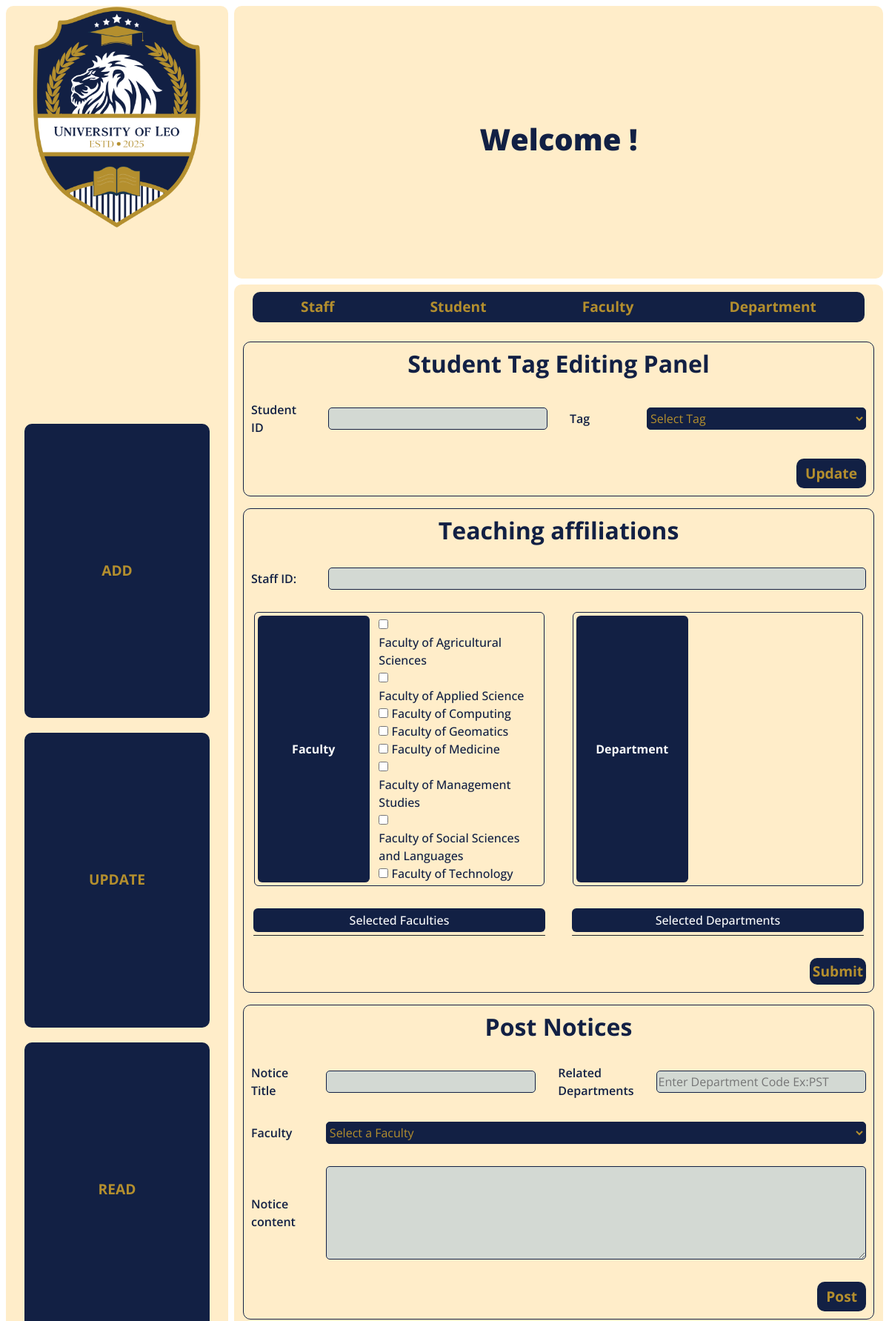
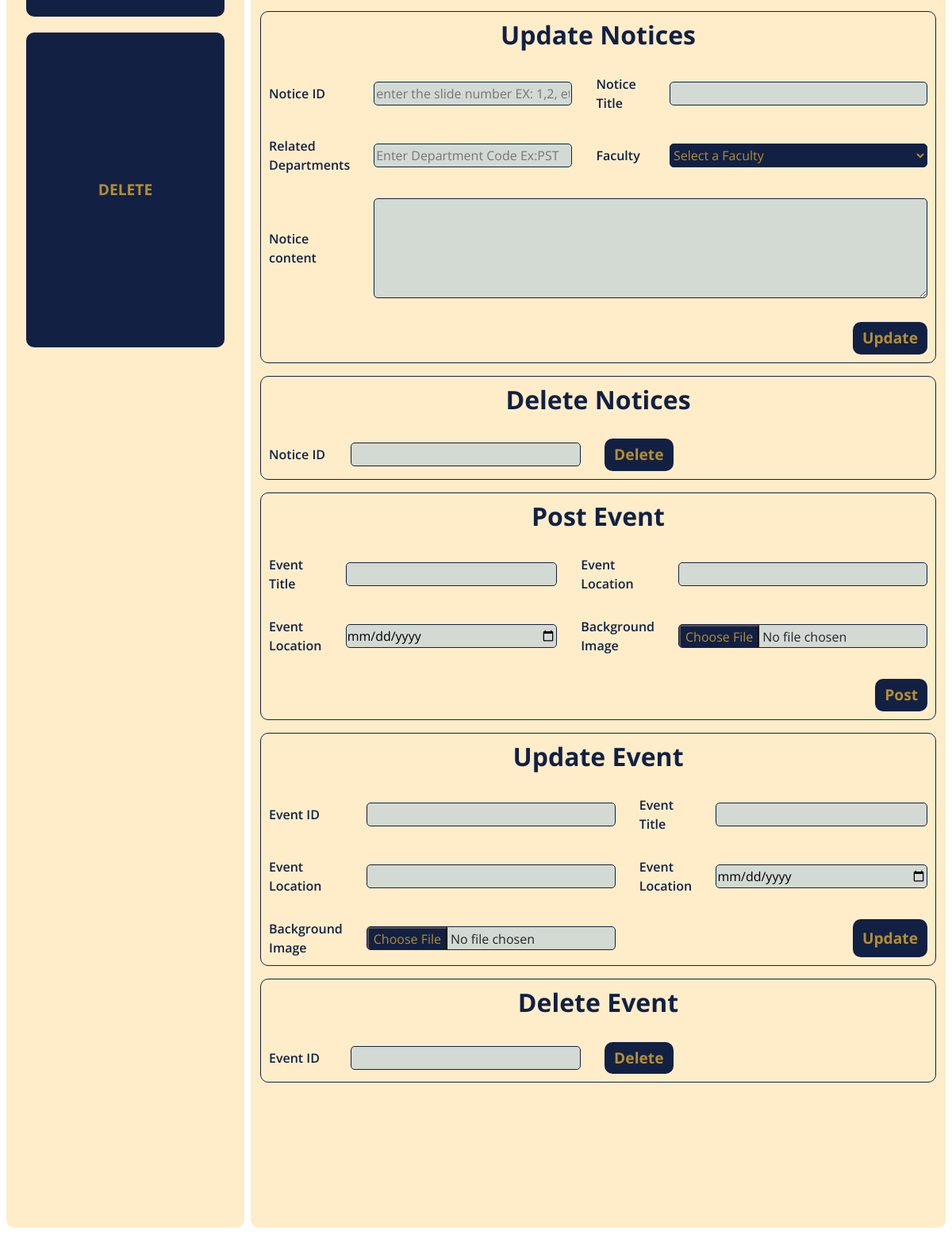
/admin/AdminPanal.php?landingPage, run on the app's committed database (2 pictures, top to bottom).
### tables this page shows
CREATE TABLE `faculty` (
  `faculty_id` varchar(5) NOT NULL,
  `facultyName` varchar(200) NOT NULL
);

### admin/landningPage.php (the view, shortened to what this page needs)
<?php
include('../Includes/function.php');
?>
<!DOCTYPE html>
<html lang="en">
<head>
  <link
    href="https://cdn.jsdelivr.net/npm/bootstrap@5.3.7/dist/css/bootstrap.min.css"
    rel="stylesheet"
 />
  <link rel="stylesheet" href="../style.css" />
</head>
<body class="main-1">
  <div class="container-fluid">
    <form action="" method="post" class="my-3 STUDENTS">
      <div class="formContainer">
        <h2 id="std-panel">Student Tag Editing Panel</h2>
        <label for="stdID STUDENTS">Student ID</label>
        <input class="mustFILL STUDENTS" type="text" name="stdID" id="stdID" />
        <label for="tag">Tag</label>
        <select name="tag" id="tag" class="mustFILL STUDENTS">
          <option value="0" selected hidden>Select Tag</option>
        </select>
        <button type="submit" name="submit-A" class="btn btn-dark submit-A submitButton" data-section="STUDENTS">
          Update
        </button>
      </div>
    </form>
    <form action="" method="post" class="my-3 STUDENTS">
      <div class="formContainer">
        <h2 id="std-panel">Teaching affiliations</h2>
        <label for="stf">Staff ID: </label>
        <input type="text" name="stf" id="stf" class="stfId">
        <div class="tradi-blue1-border mx-1 p-1 rounded checkBoxContainers row">
          <span class="d-flex align-items-center justify-content-center text-light tradi-blue1-bg rounded fw-bold col">Faculty</span>
          <div class="checkBoxContent row align-items-center col-8">
            <?php
            $selectQuery = "SELECT `faculty_id`, `facultyName` FROM `faculty`";
            $result = mysqli_query($con, $selectQuery);
            while ($row = mysqli_fetch_assoc($result)) {
              echo "
                      <div class='checkBox'>
                          <input type='checkbox' name='{$row['facultyName']}' id={$row['faculty_id']}   class='CheckBoX' value={$row['faculty_id']}>
                          <label class='tradi-blue1 fw-medium' for={$row['faculty_id']}>{$row['facultyName']}</label>
                      </div>
                  ";
            }
            ?>
          </div>
        </div>
        <div class="tradi-blue1-border mx-1 p-1 rounded checkBoxContainers row">
          <span class="d-flex align-items-center justify-content-center text-light tradi-blue1-bg rounded fw-bold col">Department</span>
          <div class="checkBoxContent dep row align-items-center col-8">
          </div>
        </div>
        <div class="selectedArea row">
          <span class="d-flex align-items-center justify-content-center p-1 mb-1 fw-medium col-12 tradi-blue1-bg text-light rounded">Selected Faculties</span>
          <div class="selc fac tradi-blue1-border rounded">
          </div>
        </div>
        <div class="selectedArea row">
          <span class="d-flex align-items-center justify-content-center p-1 mb-1 fw-medium col-12 tradi-blue1-bg text-light rounded">Selected Departments</span>
          <div class="selc dep tradi-blue1-border rounded">
          </div>
        </div>
        <button type="button" class="facDepSubmit generalButton">Submit</button>
      </div>
    </form>
    <form action="" method="post" class="my-3 NOTICE">
      <div class="formContainer notice">
        <h2 id="std-panel">Post Notices</h2>
        <label for="title">Notice Title</label>
        <input class="mustFILL NOTICE" type="text" name="title" id="title" />
        <label for="dep">Related Departments</label>
        <input class="NOTICE" type="text" name="dep" id="dep" placeholder="Enter Department Code Ex:PST" />
        <label for="facultySelection1">Faculty</label>
        <select
          name="facultySelection1"
          id="facultySelection1"
          onchange="inputbarEnabler()"
          class="NOTICE">
          <option value="0" selected hidden>Select a Faculty</option>
        </select>
        <label for="content" class="content">Notice content</label>
        <textarea name="content" id="content" class="textAreaDesign" cols="30" rows="5"></textarea>
        <button type="submit" name="submit-B" class="btn btn-dark submit-B submitButton" data-section="NOTICE">
          Post
        </button>
      </div>
    </form>
    <form action="" method="post" class="my-3 NOTICE_U">
      <div class="formContainer notice">
        <h2 id="std-panel">Update Notices</h2>
        <label for="ID">Notice ID</label>
        <input class="subForm primaryKey NOTICE_U" type="text" name="ID" id="ID" placeholder="enter the slide number EX: 1,2, etc..." />
        <label for="title">Notice Title</label>
        <input class="subForm NOTICE_U" type="text" name="title" id="title" />
        <label for="dep">Related Departments</label>
        <input class="subForm NOTICE_U" type="text" name="dep" id="dep" placeholder="Enter Department Code Ex:PST" />
        <label for="facultySelection2">Faculty</label>
        <select
          name="facultySelection2"
          id="facultySelection2"
          onchange="inputbarEnabler()"
          class="subForm NOTICE_U">
          <option value="0" selected hidden>Select a Faculty</option>
        </select>
        <label for="content" class="content">Notice content</label>
        <textarea name="content" id="content" class="textAreaDesign" cols="30" rows="5"></textarea>
        <button type="submit" name="submit-C" class="btn btn-dark landingPage submit-C submitButton_U" data-section="NOTICE_U">
          Update
        </button>
      </div>
    </form>
    <form action="" method="post" class="my-3 NOTICE_D">
      <div class="formContainer notice">
        <h2 id="std-panel">Delete Notices</h2>
        <label for="ID">Notice ID</label>
        <input class="mustFILL NOTICE_D" type="text" name="ID" id="ID" />
        <button type="submit" name="submit-D" class="btn btn-dark landingPage submit-D submitButton" data-section="NOTICE_D">
          Delete
        </button>
      </div>
    </form>
    <form action="" method="post" class="my-3 EVENT" enctype="multipart/form-data">
      <div class="formContainer notice">
        <h2 id="std-panel">Post Event</h2>
        <label for="title">Event Title</label>
        <input class="mustFILL EVENT" type="text" name="title" id="title" />
        <label for="loca">Event Location</label>
        <input class="mustFILL EVENT" type="text" name="loca" id="loca" />
        <label for="date">Event Location</label>
        <input class="mustFILL EVENT" type="date" name="date" id="date" />
        <label for="bgmi">Background Image</label>
        <input class="mustFILL EVENT" type="file" name="bgmi" id="bgmi" />
        <button type="submit" name="submit-E" class="btn btn-dark submit-B submitButton" data-section="EVENT">
          Post
        </button>
      </div>
    </form>
    <form action="" method="post" class="my-3 EVENT1" enctype="multipart/form-data">
      <div class="formContainer notice">
        <h2 id="std-panel">Update Event</h2>
        <label for="ID">Event ID</label>
        <input class="subForm primaryKey EVENT1" type="number" name="ID" id="ID" />
        <label for="title">Event Title</label>
        <input class="subForm EVENT1" type="text" name="title" id="title" />
        <label for="loca">Event Location</label>
        <input class="subForm EVENT1" type="text" name="loca" id="loca" />
        <label for="date">Event Location</label>
        <input class="subForm EVENT1" type="date" name="date" id="date" />
        <label for="bgmi">Background Image</label>
        <input class="subForm EVENT1" type="file" name="bgmi" id="bgmi" />
        <button type="submit" name="submit-F" class="btn btn-dark submitButton submit-F landingpage" data-section="EVENT1">
          Update
        </button>
      </div>
    </form>
    <form action="" method="post" class="my-3 EVENT2" enctype="multipart/form-data">
      <div class="formContainer notice">
        <h2 id="std-panel">Delete Event</h2>
        <label for="ID">Event ID</label>
        <input class="subForm primaryKey EVENT2" type="number" name="ID" id="ID" />
        <button type="submit" name="submit-G" class="btn btn-dark submitButton submit-G landingpage" data-section="EVENT2">
          Delete
        </button>
      </div>
    </form>
  </div>
</body>
</html>

### admin/AdminPanal.php (shortened to what this page needs)
<!DOCTYPE html>
<html lang="en">
<head>
  <link
    href="https://cdn.jsdelivr.net/npm/bootstrap@5.3.7/dist/css/bootstrap.min.css"
    rel="stylesheet"
 />
  <link
    rel="stylesheet"
    href="https://cdnjs.cloudflare.com/ajax/libs/font-awesome/7.0.0/css/all.min.css"
 />
  <link rel="stylesheet" href="../style.css" />
</head>
<body>
  <div class="mainContainer container1">
    <a href="AdminPanal.php?landingPage">
      <img src="../static images/LOGO1.png" alt="LOGO" class="LOGO1" />
    </a>
    <div class="buttonset">
      <a href="AdminPanal.php?add" class="btn d-flex align-items-center justify-content-center">ADD</a>
      <a href="AdminPanal.php?update" class="btn d-flex align-items-center justify-content-center">UPDATE</a>
      <a href="AdminPanal.php?read" class="btn d-flex align-items-center justify-content-center">READ</a>
      <a href="AdminPanal.php?delete" class="btn d-flex align-items-center justify-content-center">DELETE</a>
    </div>
  </div>
  <div
    class="mainContainer container2 d-flex align-items-center justify-content-center">
    <h1 class="mainheading">Welcome !</h1>
  </div>
  <div class="mainContainer container3">
    <div class="buttonset2 btn-group">
      <a href="#lc-panel" class="UserType btn">Staff</a>
      <a href="#std-panel" class="UserType btn">Student</a>
      <a href="#fid" class="UserType btn">Faculty</a>
      <a href="#did" class="UserType btn">Department</a>
    </div>
    <div class="subContainer">
      <?php
      if (isset($_GET['add'])) {
        include('add.php');
      } else if (isset($_GET['update'])) {
        include('update.php');
      } else if (isset($_GET['read'])) {
        include('read.php');
      } else if (isset($_GET['delete'])) {
        include('delete.php');
      } else if (isset($_GET['landingPage'])) {
        include('landningPage.php');
      }
      ?>
    </div>
  </div>
</body>
</html>

### style.css (style rules this page uses)
:root { --color1: #122044; --color2: #0f2763; --color2A: #12204400; --color3: #00154871; --color4: #ffe2a900; --color5: #1220441a; --color6: #80b3e7; --color7: #b0d8ff; --color8: #80b4e789; --color8A: #80b4e751; --color9: #b48f2e; --colorA: #ffcf55; --colorB: #ffe2a9a0; --colorC: #ffcf551a; --colorD: #ffe2a9; }
* { font-family: "Open Sans", sans-serif; }
.mainContainer { background-color: var(--colorB); border-radius: 10px; }
.subContainer { overflow-y: scroll; scroll-behavior: smooth; height: 81vh; }
.tradi-blue1 { color: var(--color1); }
.tradi-blue1-border { border: var(--color1) 1px solid; }
.tradi-blue1-bg { background-color: var(--color1); }
.container1 { grid-area: aside; display: grid; grid-template-rows: 1fr 5fr; }
img.LOGO1 { width: 300px; justify-self: center; transition: all 0.3s ease; }
.buttonset { display: grid; padding-inline: 25px; height: 50vh; }
.buttonset > a:link, .buttonset > a:visited { margin-block: 10px; }
.buttonset > a:link, .buttonset > a:visited, button[type="submit"], .generalButton { font-size: 1.2em; border-radius: 10px; background-color: var(--color1); color: var(--color9); font-weight: 700; border: none; transition: all 0.3s; }
.buttonset2 { display: grid; grid-auto-flow: column; padding-inline: 25px; }
.buttonset2 > a:link, .buttonset2 > a:visited { font-size: 1.2em; border-radius: 10px; margin-block: 10px; background-color: var(--color1); color: var(--color9); font-weight: 700; border: none; }
.container2 { grid-area: welcome; }
.container3 { grid-area: body; }
h1.mainheading { text-align: center; font-weight: 900; color: var(--color1); }
.formContainer { display: grid; grid-template-columns: 1fr 4fr 1fr 4fr; gap: 30px; border: var(--color1) 1px solid; padding: 10px; border-radius: 10px; }
select, .formContainer > input, .formContainer > select, .inputBarDesign { height: 30px; border: var(--color1) 1px solid; border-radius: 5px; background-color: #80b4e758; align-self: center; }
.textAreaDesign { border: var(--color1) 1px solid; border-radius: 5px; background-color: #80b4e758; align-self: center; }
.formContainer > select { background-color: var(--color1); color: var(--color9); }
select { background-color: var(--color1); color: var(--color9); }
.formContainer > label, .faculties-check > label, .facultyCheckboxes > label, .facultyBatchboxes > label, .generalLabel { color: var(--color1); font-weight: 600; align-self: center; }
.formContainer > h2, .headType1 { grid-column: span 4; font-weight: 700; color: var(--color1); margin: auto; }
button[type="submit"].submit-A { grid-column-start: 4; margin: 0px; justify-self: end; grid-column-start: 4; }
button[type="submit"].submit-B, button[type="submit"].submit-A1 { margin: 0px; justify-self: end; grid-column-start: 4; }
.content { grid-row-start: 4; }
#content { grid-row-start: 4; grid-column: span 3; }
#facultySelection1 { grid-column: span 3; }
.landingPage.submit-C { grid-column-start: 4; justify-self: end; }
.submit-F.landingpage { grid-column: span 2; justify-self: end; }
.formContainer > .stfId { grid-column: span 3; }
.checkBoxContainers { grid-column: span 2; }
.checkBoxContainers > span { border-right: 1px solid var(--color1); }
.selectedArea { grid-column: span 2; margin-inline: 0.2em; display: inline; }
.selc { border: none; border-top: 1px solid; }
.facDepSubmit { grid-column-start: 4; display: inline; justify-self: end; padding: 0.2em; }
:root { --CCHead2: 28%; --captionBody2: 71.5%; }
:root { --hidout: -18vw; --hideout2: 11vw; --line: 71vh; --caption3height: 38.5vh; }

### admin/AdminPanal.php (style rules this page uses)
body { display: grid; grid-template-areas: "aside welcome welcome" "aside body body"; height: 100vh; grid-template-rows: 1fr 8fr; grid-template-columns: 1fr 5fr; gap: 8px; padding: 8px; font-family: "Open Sans", sans-serif; }

### data on the page
faculty: facultyName "Faculty of Agricultural Sciences"
faculty: facultyName "Faculty of Applied Science"
faculty: facultyName "Faculty of Computing"
faculty: facultyName "Faculty of Geomatics"
faculty: facultyName "Faculty of Medicine"
faculty: facultyName "Faculty of Management Studies"
faculty: facultyName "Faculty of Social Sciences and Languages"
faculty: facultyName "Faculty of Technology"
